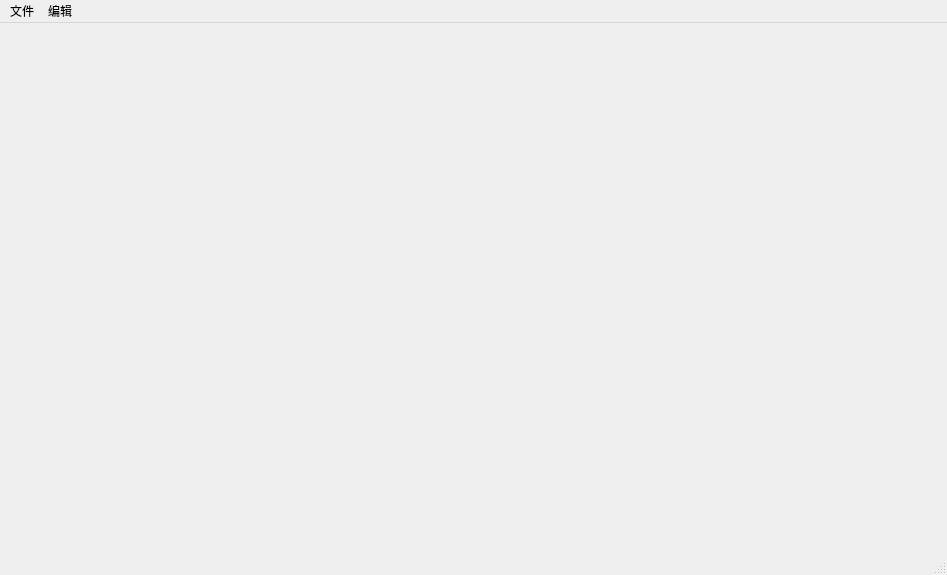
<?xml version="1.0" encoding="UTF-8"?>
<ui version="4.0">
 <class>MainWindow</class>
 <widget class="QMainWindow" name="MainWindow">
  <property name="geometry">
   <rect>
    <x>0</x>
    <y>0</y>
    <width>947</width>
    <height>575</height>
   </rect>
  </property>
  <property name="windowTitle">
   <string>配置表编辑工具</string>
  </property>
  <widget class="QWidget" name="centralwidget">
   <layout class="QVBoxLayout" name="verticalLayout"/>
  </widget>
  <widget class="QMenuBar" name="menubar">
   <property name="geometry">
    <rect>
     <x>0</x>
     <y>0</y>
     <width>947</width>
     <height>23</height>
    </rect>
   </property>
   <property name="nativeMenuBar">
    <bool>true</bool>
   </property>
   <widget class="QMenu" name="menuFile">
    <property name="title">
     <string>文件</string>
    </property>
    <addaction name="action_Save"/>
    <addaction name="actionSave_All"/>
    <addaction name="separator"/>
    <addaction name="actionExport"/>
    <addaction name="separator"/>
    <addaction name="action_Quit"/>
   </widget>
   <widget class="QMenu" name="menuEdit">
    <property name="title">
     <string>编辑</string>
    </property>
    <addaction name="actionUndo"/>
    <addaction name="actionRedo"/>
    <addaction name="separator"/>
    <addaction name="actionParse_Excel"/>
    <addaction name="separator"/>
   </widget>
   <addaction name="menuFile"/>
   <addaction name="menuEdit"/>
  </widget>
  <widget class="QStatusBar" name="statusbar"/>
  <action name="action_Open">
   <property name="text">
    <string>&amp;Open Folder</string>
   </property>
  </action>
  <action name="action_Save">
   <property name="text">
    <string>保存</string>
   </property>
  </action>
  <action name="action_Export">
   <property name="text">
    <string>&amp;Export</string>
   </property>
  </action>
  <action name="action_Quit">
   <property name="text">
    <string>退出</string>
   </property>
  </action>
  <action name="actionClear_Items">
   <property name="text">
    <string>Clear Items</string>
   </property>
  </action>
  <action name="actionUndo">
   <property name="text">
    <string>撤销</string>
   </property>
  </action>
  <action name="actionRedo">
   <property name="text">
    <string>重做</string>
   </property>
  </action>
  <action name="actionParse_Excel">
   <property name="text">
    <string>导入Excel</string>
   </property>
  </action>
  <action name="action_Export_Code">
   <property name="text">
    <string>&amp;Export Data</string>
   </property>
  </action>
  <action name="actionSave_All">
   <property name="text">
    <string>保存所有</string>
   </property>
  </action>
  <action name="actionCpp">
   <property name="text">
    <string>C++</string>
   </property>
  </action>
  <action name="actionCSharp">
   <property name="text">
    <string>C#</string>
   </property>
  </action>
  <action name="actionExport">
   <property name="text">
    <string>导出</string>
   </property>
  </action>
 </widget>
 <resources/>
 <connections>
  <connection>
   <sender>action_Quit</sender>
   <signal>triggered()</signal>
   <receiver>MainWindow</receiver>
   <slot>close()</slot>
   <hints>
    <hint type="sourcelabel">
     <x>-1</x>
     <y>-1</y>
    </hint>
    <hint type="destinationlabel">
     <x>473</x>
     <y>287</y>
    </hint>
   </hints>
  </connection>
  <connection>
   <sender>actionExport</sender>
   <signal>triggered()</signal>
   <receiver>MainWindow</receiver>
   <slot>OnExport()</slot>
   <hints>
    <hint type="sourcelabel">
     <x>-1</x>
     <y>-1</y>
    </hint>
    <hint type="destinationlabel">
     <x>473</x>
     <y>287</y>
    </hint>
   </hints>
  </connection>
  <connection>
   <sender>actionSave_All</sender>
   <signal>triggered()</signal>
   <receiver>MainWindow</receiver>
   <slot>OnSaveAll()</slot>
   <hints>
    <hint type="sourcelabel">
     <x>-1</x>
     <y>-1</y>
    </hint>
    <hint type="destinationlabel">
     <x>473</x>
     <y>287</y>
    </hint>
   </hints>
  </connection>
 </connections>
 <slots>
  <slot>OnSaveAll()</slot>
  <slot>OnExport()</slot>
 </slots>
</ui>
